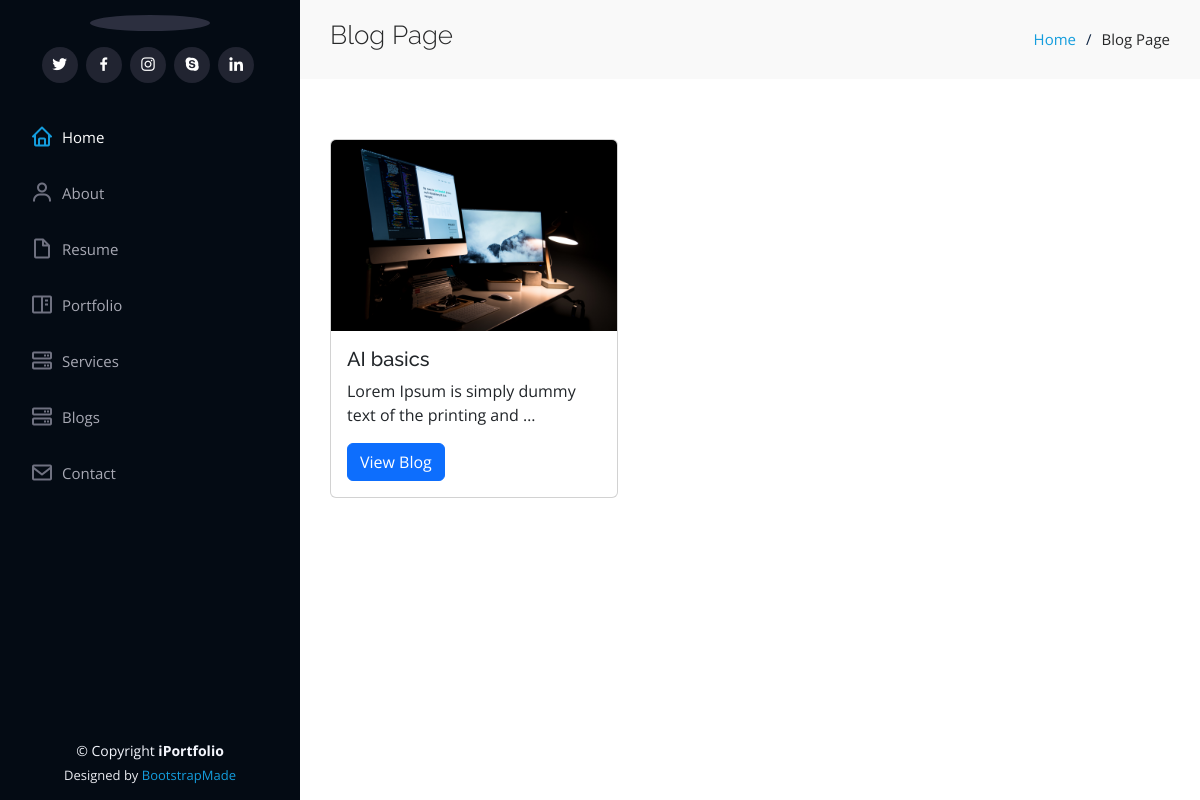
The page /blog/ on the database as committed earlier.
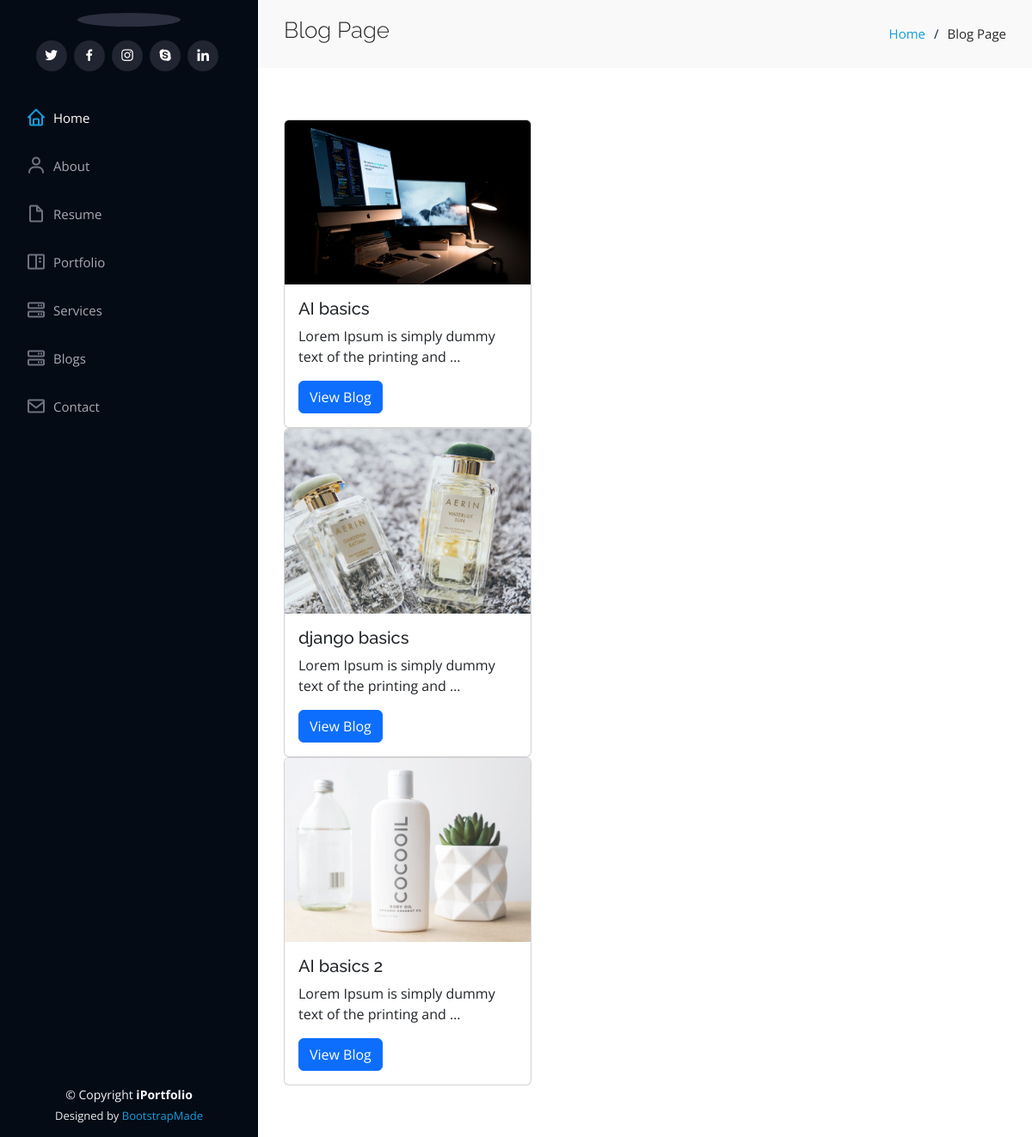
The same page on the database as committed later.
### blog/models.py (models this page shows, shortened)
class Post(models.Model):
    auther = models.ForeignKey(User, related_name="post_auther",verbose_name=('auther'), on_delete=models.CASCADE)
    title = models.CharField(max_length=100,verbose_name=('title'))
    tags = TaggableManager(("tags"))
    image = models.ImageField(("image"),upload_to='post/')
    created_at = models.DateTimeField( ("created_at"),default=timezone.now)
    description = models.TextField(("description"),max_length=100000)
    slug = models.SlugField(null=True,blank=True)
    category = models.ForeignKey('PostCategory',related_name='post_category',verbose_name=('category'),on_delete=models.CASCADE ,null=True,blank=True)
    def get_absolute_url(self):
        return reverse("blog:post_detail", kwargs={"slug": self.slug})

### blog/views.py (the view)
# urls.py: path('' , views.PostList.as_view() , name='post_list'),
class PostList(ListView):
    model = Post
    paginate_by = 9
    def get_queryset(self) :
        name = self.request.GET.get('q','')
        object_list = Post.objects.filter(
            Q(title__icontains = name) |
            Q(description__icontains = name)
        )
        return object_list

### blog/templates/blog/post_list.html
{% extends "base.html" %}
{% load static %}
{% block body %}
<main id="main">
    <section class="breadcrumbs">
        <div class="container">
            <div class="d-flex justify-content-between align-items-center">
                <h2>Blog Page</h2>
                <ol>
                    <li><a href="/">Home</a></li>
                    <li>Blog Page</li>
                </ol>
            </div>
        </div>
    </section>
    <section class="inner-page">
        <div class="container">
            {% for post in object_list %}
            <div class="card" style="width: 18rem;">
                <img src="{{post.image.url}}" class="card-img-top" alt="...">
                <div class="card-body">
                    <h5 class="card-title">{{post.title}}</h5>
                    <p class="card-text">{{post.description|safe|truncatewords:10}}</p>
                    <a href="{{post.get_absolute_url}}" class="btn btn-primary">View Blog</a>
                </div>
            </div>
            {% endfor %}
        </div>
    </section>
</main>
{% endblock body%}

Rows that differ between the two databases and show on the page:
added Post: image (picture), title "django basics", description "Lorem Ipsum is simply dummy text of the printing and …"
added Post: image (picture), title "AI basics 2", description "Lorem Ipsum is simply dummy text of the printing and …"
